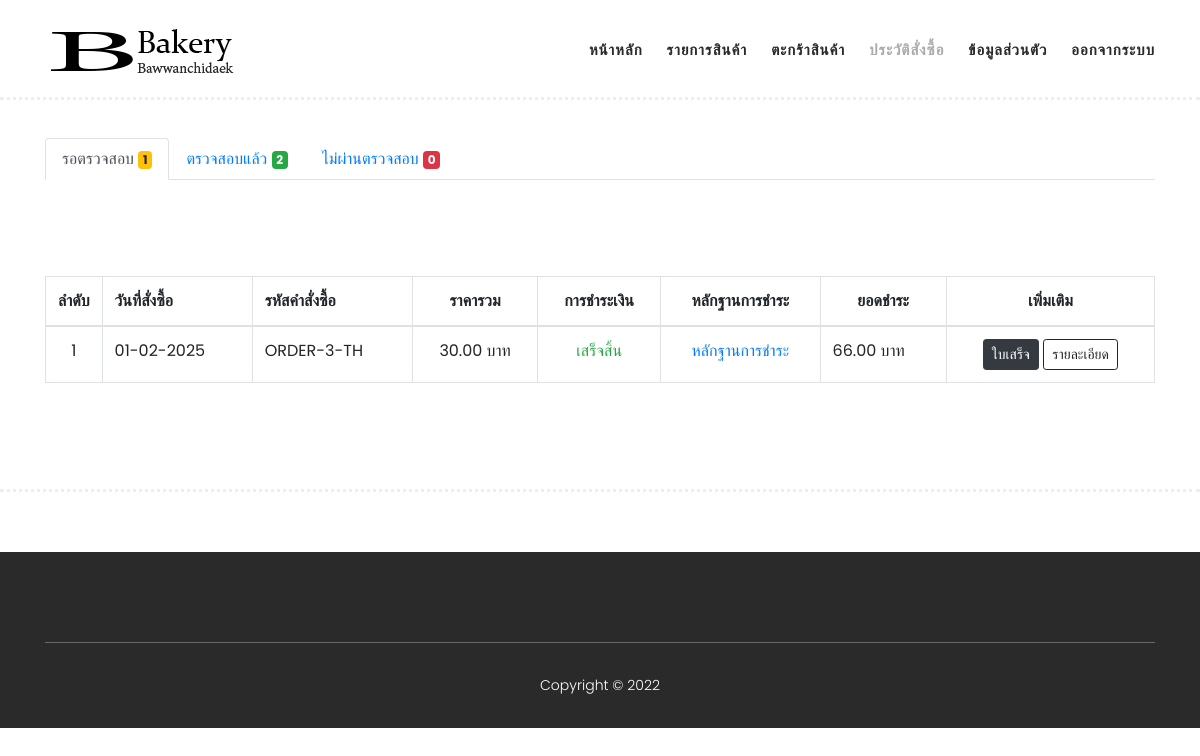
Before: /history.php (signed in) with the older database file.
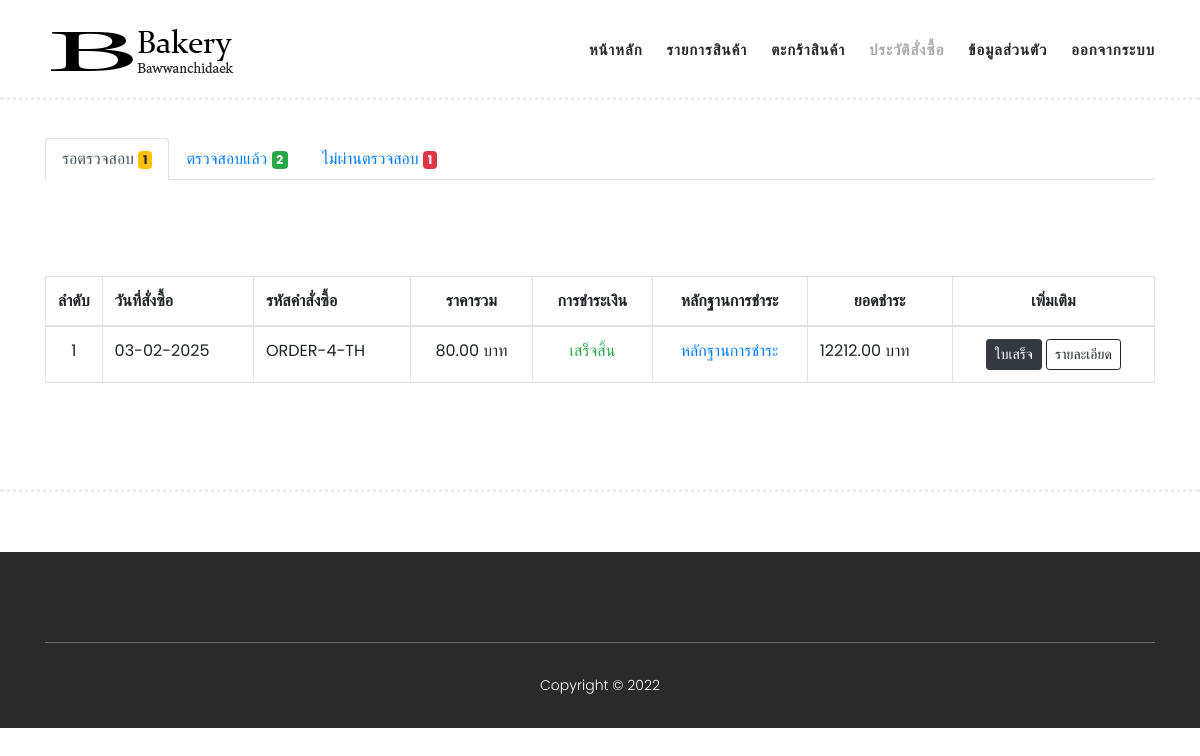
After: the same page with the newer database file.
### tables this page shows
CREATE TABLE `tbl_orders` (
  `ORDER_ID` bigint(20) NOT NULL,
  `USER_ID` bigint(20) DEFAULT NULL,
  `ORDER_STAMP` timestamp NULL DEFAULT current_timestamp(),
  `ORDER_STATUS` int(1) DEFAULT 1,
  `ORDER_CANCEL` int(1) DEFAULT NULL,
  `ORDER_PRICE` decimal(10,2) NOT NULL DEFAULT 0.00,
  `ORDER_PAYMENT_IMAGE` varchar(100) DEFAULT NULL,
  `ORDER_PAYMENT_PRICE` decimal(10,2) NOT NULL DEFAULT 0.00,
  `ORDER_CUS_NAME` varchar(100) DEFAULT NULL,
  `ORDER_CUS_PHONE` varchar(10) DEFAULT NULL,
  `ORDER_CUS_ADDRESS` text DEFAULT NULL,
  `ORDER_PAYMENT_CONFIRM` int(11) DEFAULT NULL
);

### inc/inc-html.php (called while the page is built, shortened)
<?php
$gUSER_ID = $_SESSION["USER"]['USER_ID'];

### history.php (the view, shortened to what the changed rows need)
<?php include_once('./inc/inc-html.php') ?>
<!DOCTYPE html>
<html lang="th">
<head>
    <?php include_once('./inc/head.php') ?>
</head>
<body>
    <?php
    $query_all_w = $conn->query("SELECT * FROM `tbl_orders` INNER JOIN `tbl_users` ON `tbl_users`.USER_ID = `tbl_orders`.USER_ID WHERE `tbl_orders`.USER_ID='$gUSER_ID'  AND `tbl_orders`.ORDER_PAYMENT_CONFIRM IS NULL ;", MYSQLI_ASSOC)->fetch_all(MYSQLI_ASSOC);
    ?>
    <?php
    $query_all_c = $conn->query("SELECT * FROM `tbl_orders` INNER JOIN `tbl_users` ON `tbl_users`.USER_ID = `tbl_orders`.USER_ID WHERE `tbl_orders`.USER_ID='$gUSER_ID'  AND `tbl_orders`.ORDER_PAYMENT_CONFIRM = '0'  ;", MYSQLI_ASSOC)->fetch_all(MYSQLI_ASSOC);
    ?>
    <section class="section  mt-5" id="men">
        <div class="container">
            <ul class="nav nav-tabs" id="myTab" role="tablist">
                <li class="nav-item">
                    <a class="nav-link" id="profile-c-tab" data-toggle="tab" href="#profile-c" role="tab"
                        aria-controls="profile" aria-selected="false">ไม่ผ่านตรวจสอบ
                        <span class="badge badge-danger">
                            <?= count($query_all_c); ?>
                        </span>
                    </a>
                </li>
            </ul>
            <div class="tab-content" id="myTabContent">
                <div class="tab-pane fade show active pt-5" id="home" role="tabpanel" aria-labelledby="home-tab">
                    <table class="table table-bordered table-show  mt-5">
                        <thead>
                            <tr>
                                <th style="width: 1%;">ลำดับ</th>
                                <th class="text-start">วันที่สั่งซื้อ</th>
                                <th class="text-start">รหัสคำสั่งซื้อ</th>
                                <th class="text-center">ราคารวม</th>
                                <th class="text-center">การชำระเงิน</th>
                                <th class="text-center">หลักฐานการชำระ</th>
                                <th class="text-center">ยอดชำระ</th>
                                <th class="text-center">เพิ่มเติม</th>
                            </tr>
                        </thead>
                        <tbody>
                            <?php foreach ($query_all_w as $key => $item): ?>
                                <tr>
                                    <td class="text-center" style="width: 1%;"><?= $key + 1; ?></td>
                                    <td class="text-start"><?= date("d-m-Y", strtotime($item['ORDER_STAMP'])); ?></td>
                                    <td class="text-start">ORDER-<?= $item['ORDER_ID'] ?>-TH</td>
                                    <td class="text-center"><?= $item['ORDER_PRICE']; ?> บาท</td>
                                    <td class="text-center">
                                        <?php if (!is_null($item['ORDER_PAYMENT_IMAGE'])): ?>
                                            <span class="text-success">เสร็จสิ้น</span>
                                        <?php else: ?>
                                            <span class="text-danger">รอชำระ</span>
                                        <?php endif ?>
                                    </td>
                                    <td class="text-center">
                                        <?php if (!is_null($item['ORDER_PAYMENT_IMAGE'])): ?>
                                            <a href="./upload/slip/<?= $item['ORDER_PAYMENT_IMAGE']; ?>" target="_blank"
                                                rel="noopener noreferrer">หลักฐานการชำระ</a>
                                        <?php else: ?>
                                            -
                                        <?php endif ?>
                                    </td>
                                    <td><?= $item['ORDER_PAYMENT_PRICE']; ?> บาท</td>
                                    <td class="text-center">
                                        <a href="./print.php?id=<?php echo $item['ORDER_ID'] ?>" target="_blank"
                                            rel="noopener noreferrer" class="btn btn-sm btn-dark " >ใบเสร็จ</a>
                                        <button class="btn btn-sm btn-outline-primary" data-toggle="modal"
                                            data-target="#modal-show-order-w-<?= $item['ORDER_ID'] ?>"> รายละเอียด </button>
                                    </td>
                                </tr>
                            <?php endforeach ?>
                        </tbody>
                    </table>
                </div>
            </div>
        </div>
    </section>
</body>
</html>

Changed rows visible on the page:
no longer on this page (row edited): tbl_orders: ORDER_STAMP "01-02-2025", ORDER_ID "3", ORDER_PRICE "30.00", shows "เสร็จสิ้น", ORDER_PAYMENT_PRICE "66.00"
added tbl_orders: ORDER_STAMP "03-02-2025", ORDER_ID "4", ORDER_PRICE "80.00", shows "เสร็จสิ้น", ORDER_PAYMENT_PRICE "12212.00"
Other visible differences:
count($query_all_c): "0" → "1"
